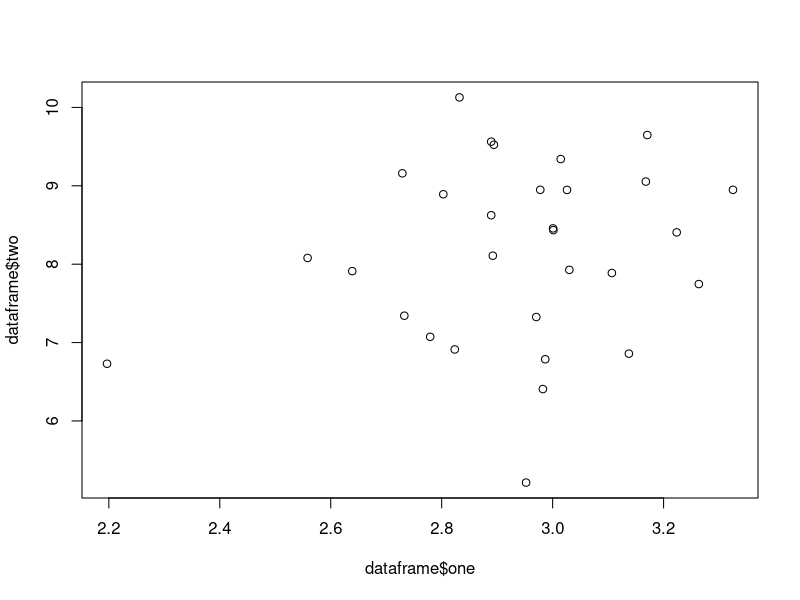
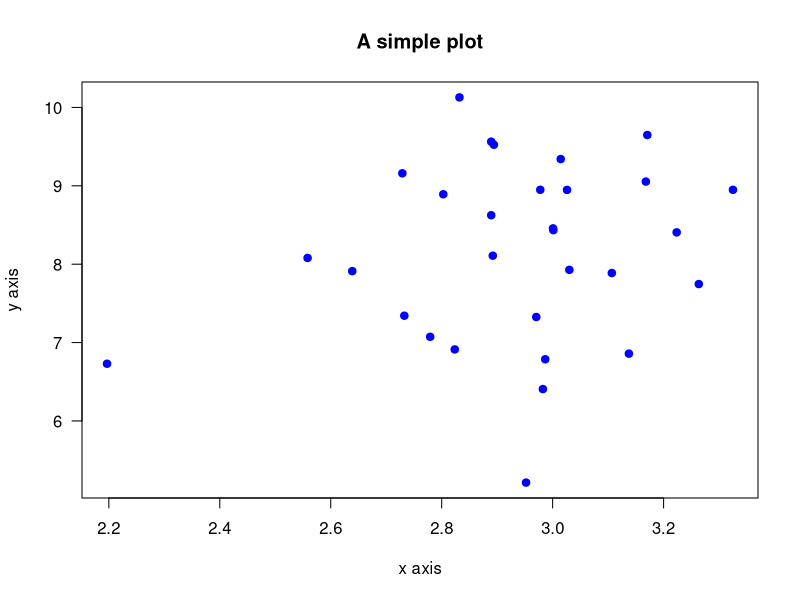

The R source for these figures, in order:
## ---- chunk 1
variable_number <- 2+2

variable_number
## ---- chunk 2
vector_numbers <- c(variable_number, 2, 4, 5)

vector_characters <- c("Reactor", "pH", "TOC", "TN")
## ---- chunk 3
first_column <- rnorm(30, 3, 0.2)
second_column <- rnorm(30, 8, 1.2)
third_column <- runif(30, 1, 8)
dataframe <- data.frame(first_column, second_column, third_column)
head(dataframe, 5)
## ---- chunk 4
names(dataframe) <- c("one", "two", "three")
head(dataframe, 5)
## ---- chunk 5
dataframe[1:4,1:2]
## ---- chunk 6
plot(dataframe$one, dataframe$two)
## ---- chunk 7
plot(dataframe$one, dataframe$two, 
     xlab = "x axis", ylab="y axis", main="A simple plot", 
     las =1,
     pch =19, col = "blue")

